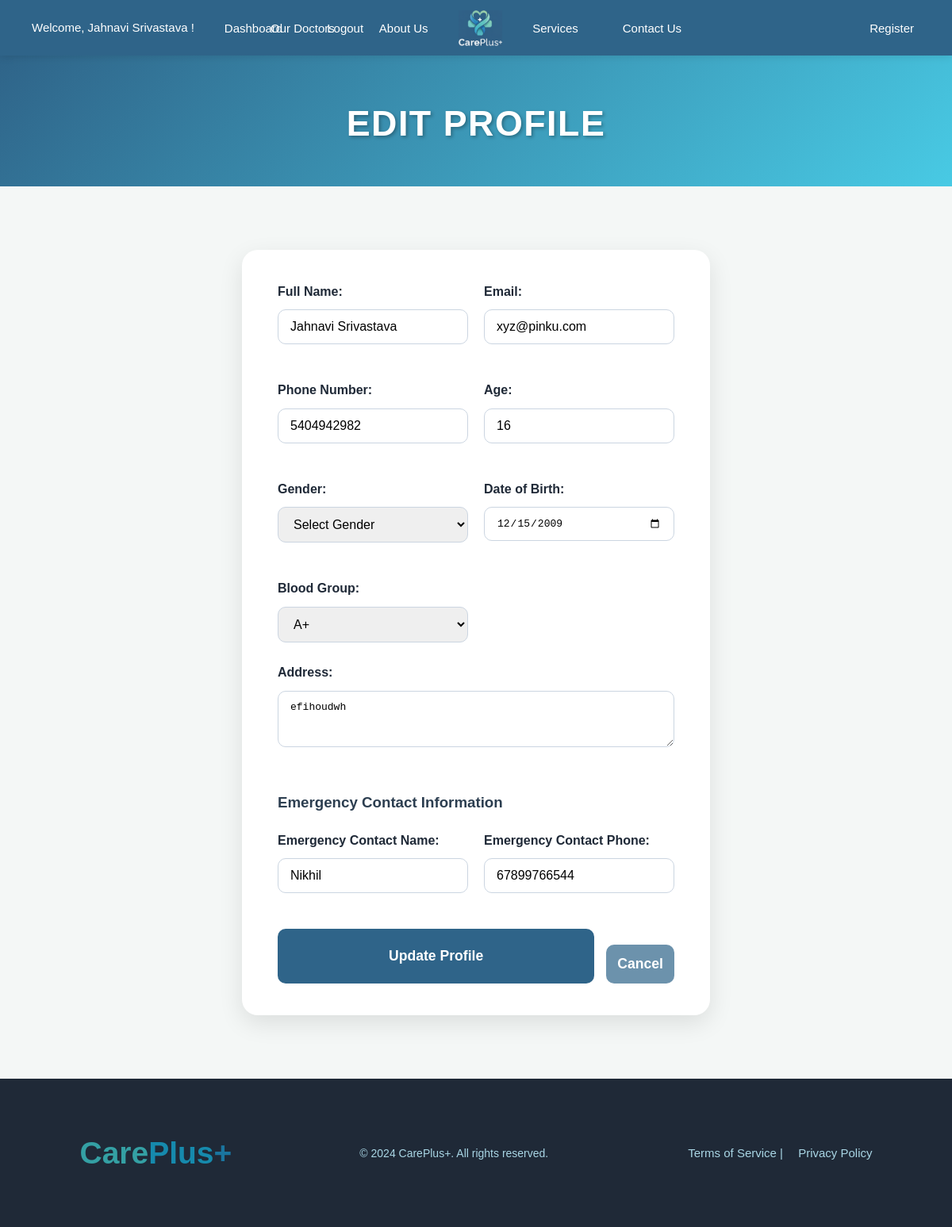
Page /update-profile (signed in) on the committed database.
### app/models.py (models this page shows)
class Patient(UserMixin, db.Model):
    id = db.Column(db.Integer, primary_key=True)
    name = db.Column(db.String(150), nullable=False)
    email = db.Column(db.String(150), unique=True)
    phone = db.Column(db.String(20), nullable=False)
    age = db.Column(db.Integer)
    gender = db.Column(db.String(10))
    dob = db.Column(db.Date)
    address = db.Column(db.Text)
    blood_group = db.Column(db.String(5))
    emergency_contact_name = db.Column(db.String(150))
    emergency_contact_phone = db.Column(db.String(20))
    added_on = db.Column(db.DateTime, default=datetime.utcnow)
    password = db.Column(db.String(150), nullable=False)
    history = db.relationship('PatientHistory', backref='patient', cascade='all, delete-orphan', passive_deletes=True)
    appointments = db.relationship('Appointment', backref='patient', cascade='all, delete-orphan', passive_deletes=True)

### app/routes.py (the view, shortened to what this page needs)
    @app.route('/update-profile', methods=['GET', 'POST'])
    def update_profile():
        if 'patient_id' not in session:
            return redirect(url_for('patient_login'))
        patient = Patient.query.get(session['patient_id'])
        return render_template('patient_edit_profile.html', patient=patient)

### templates/patient_edit_profile.html (shortened to what this page needs)
{% extends 'base.html' %}
{% block content %}
<div class="topic">
  <h1>Edit Profile</h1>
</div>
<div class="form">
  <form action="{{ url_for('update_profile') }}" method="post">
    <div class="form-grid">
      <div class="form-group">
        <label for="name">Full Name:</label>
        <input type="text" id="name" name="name" value="{{ patient.name }}" required>
      </div>
      <div class="form-group">
        <label for="email">Email:</label>
        <input type="email" id="email" name="email" value="{{ patient.email }}" required>
      </div>
      <div class="form-group">
        <label for="phone">Phone Number:</label>
        <input type="tel" id="phone" name="phone" value="{{ patient.phone }}" required>
      </div>
      <div class="form-group">
        <label for="age">Age:</label>
        <input type="number" id="age" name="age" value="{{ patient.age }}" min="0" max="150">
      </div>
      <div class="form-group">
        <label for="gender">Gender:</label>
        <select id="gender" name="gender">
          <option value="">Select Gender</option>
        </select>
      </div>
      <div class="form-group">
        <label for="dob">Date of Birth:</label>
        <input type="date" id="dob" name="dob" value="{{ patient.dob.strftime('%Y-%m-%d') if patient.dob else '' }}">
      </div>
      <div class="form-group">
        <label for="blood_group">Blood Group:</label>
        <select id="blood_group" name="blood_group">
          <option value="A+" {% if patient.blood_group == 'A+' %}selected{% endif %}>A+</option>
        </select>
      </div>
    </div>
    <div class="form-group full-width">
      <label for="address">Address:</label>
      <textarea id="address" name="address" rows="3" placeholder="Enter your full address">{{ patient.address or '' }}</textarea>
    </div>
    <h3 style="margin-top: 30px; margin-bottom: 20px; color: #2c3e50;">Emergency Contact Information</h3>
    <div class="form-grid">
      <div class="form-group">
        <label for="emergency_contact_name">Emergency Contact Name:</label>
        <input type="text" id="emergency_contact_name" name="emergency_contact_name" value="{{ patient.emergency_contact_name or '' }}" placeholder="Full name of emergency contact">
      </div>
      <div class="form-group">
        <label for="emergency_contact_phone">Emergency Contact Phone:</label>
        <input type="tel" id="emergency_contact_phone" name="emergency_contact_phone" value="{{ patient.emergency_contact_phone or '' }}" placeholder="Phone number of emergency contact">
      </div>
    </div>
    <div class="form-actions">
      <button type="submit" class="btn-primary">Update Profile</button>
      <a href="{{ url_for('patient_myAcc') }}">
        <button type="button" class="btn-secondary">Cancel</button>
      </a>
    </div>
  </form>
</div>
{% endblock %}

### templates/base.html (shortened to what this page needs)
<!DOCTYPE html>
<html>
  <head>
    <link rel="stylesheet" href="{{ url_for('static', filename='css/style.css') }}">
  </head>
  <body>
    <nav class="navbar">
      <div class="left">
        {% if 'admin_id' in session %}
          <span class="nav-text">Welcome, {{ session['admin_username'] }}!</span>
          <a href="{{ url_for('admin_dashboard') }}">
            <button class="nav-button">Dashboard</button>
          </a>
          <a href="{{ url_for('logout') }}">
            <button class="nav-button">Logout</button>
          </a>
        {% elif 'patient_id' in session %}
          <span class="nav-text">Welcome, {{ session['patient_name'] }}!</span>
          <a href="{{ url_for('patient_dashboard') }}">
            <button class="nav-button">Dashboard</button>
          </a>
          <a href="{{ url_for('logout') }}">
            <button class="nav-button">Logout</button>
          </a>
        {% endif %}
      </div>
      <div class="center">
        <a href="{{ url_for('our_doctors') }}">
          <button class="nav-button">Our Doctors</button>
        </a>
        <a href="{{ url_for('about') }}">
          <button class="nav-button">About Us</button>
        </a>
        <a href="{{ url_for('home') }}">
          <img src="{{ url_for('static', filename='images/logo.png') }}" class="image">
        </a>
        <a href="{{ url_for('services') }}">
          <button class="nav-button">Services</button>
        </a>
        <a href="{{ url_for('enquiry') }}">
          <button class="nav-button">Contact Us</button>
        </a>
      </div>
      <div class="right">
        <a href="{{ url_for('register') }}">
          <button class="nav-button">Register</button>
        </a>
      </div>
    </nav>
    {% block content %}
    {% endblock %}
    <footer class="footer">
      <div class="footer-logo">
        <h2>
          <span style="color: #34A0A4;">Care</span><span style="color: #168AAD;">Plus</span><span style="color: #1A759F;">+</span>
        </h2>
      </div>
      <div class="footer-content">
        <p>&copy; 2024 CarePlus+. All rights reserved.</p>
      </div>
      <div class="footer-terms">
        <a href="/terms">Terms of Service</a> | <a href="/privacy">Privacy Policy</a>
      </div>
    </footer>
  </body>
</html>

### static/css/style.css (style rules this page uses)
body { font-family: 'Montserrat', sans-serif; margin: 0; padding: 0; background-color: #f4f7f6; color: #343a40; line-height: 1.6; }
.navbar { background-color: #2f6489; display: flex; align-items: center; justify-content: space-between; padding: 0 30px; height: 70px; box-shadow: 0 2px 10px rgba(0, 0, 0, 0.1); position: relative; z-index: 10; }
.left, .center, .right { display: flex; align-items: center; gap: 20px; }
.center { position: absolute; left: 50%; transform: translateX(-50%); }
.nav-button { background-color: transparent; color: white; border: none; padding: 10px 18px; font-size: 15px; font-weight: 500; cursor: pointer; transition: all 0.3s ease; border-radius: 6px; }
.center img.image { height: 45px; }
.image { height: 55px; vertical-align: middle; }
.nav-text { color: white; font-size: 15px; padding-left: 10px; }
.footer { background-color: #1f2937; color: #a9d6e5; display: flex; justify-content: space-around; align-items: center; padding: 30px 20px; width: 100%; box-sizing: border-box; min-height: 150px; }
.footer-logo { font-size: 26px; font-weight: bold; color: #48cae4; }
.footer-content { text-align: center; font-size: 14px; }
.footer-terms { font-size: 15px; text-align: right; }
.footer-terms a { color: #a9d6e5; text-decoration: none; margin-left: 15px; transition: color 0.3s; }
.topic { background: linear-gradient(135deg, #2f6489 0%, #48cae4 100%); padding: 50px 0 35px 0; text-align: center; color: #ffffff; position: relative; overflow: hidden; }
.topic h1 { font-size: 2.8em; color: #ffffff; margin: 0 0 8px 0; font-weight: 900; letter-spacing: 1.5px; text-transform: uppercase; text-shadow: 2px 2px 4px rgba(0, 0, 0, 0.3); }
.form, .login { max-width: 500px; margin: 80px auto; padding: 40px 45px; background-color: #ffffff; border-radius: 20px; box-shadow: 0 10px 30px rgba(0, 0, 0, 0.1); }
.form label, .login label { display: block; margin-bottom: 10px; color: #1F2937; font-weight: 600; font-size: 1em; }
.form input, .form textarea, .form select, .login input, .login textarea, .login select { width: 100%; padding: 12px 15px; margin-bottom: 25px; border: 1px solid #cbd5e1; border-radius: 10px; font-size: 1em; transition: border-color 0.3s ease, box-shadow 0.3s ease; box-sizing: border-box; }
.form button:not(.btn-cancel), .login button:not(.btn-cancel) { width: 100%; padding: 14px; border: none; border-radius: 10px; background: #2f6489; color: white; font-size: 1.1em; font-weight: 700; cursor: pointer; transition: background 0.3s ease, transform 0.2s ease; }
.btn-primary { width: 100%; padding: 16px; background-color: #2f6489; color: #ffffff; border: none; border-radius: 12px; font-size: 1.1em; font-weight: 700; cursor: pointer; transition: background-color 0.3s, transform 0.2s, box-shadow 0.2s; margin-top: 20px; }
.btn-secondary { width: 100%; padding: 16px; background-color: #6c757d; color: #ffffff; border: none; border-radius: 12px; font-size: 1.1em; font-weight: 700; cursor: not-allowed; margin-top: 20px; opacity: 0.7; }
.form-grid { display: grid; grid-template-columns: 1fr 1fr; gap: 20px; }
.form-group { display: flex; flex-direction: column; }
.form-group.full-width { grid-column: 1 / -1; }
.form-actions { display: flex; justify-content: flex-end; gap: 15px; margin-top: 20px; }
.form-actions .btn-primary, .form-actions a.Submit { width: auto; padding: 12px 25px; border-radius: 8px; margin: 0; }
.btn-primary { padding: 12px 20px; background-color: #2f6489; color: white; border: none; border-radius: 10px; font-size: 1em; font-weight: 600; cursor: pointer; text-decoration: none; display: inline-block; transition: background 0.3s ease; }
.btn-primary, .btn-secondary { padding: 10px 18px; border-radius: 8px; border: none; cursor: pointer; font-size: 15px; font-weight: 600; transition: 0.3s ease; }
.btn-primary { background: #007bff; color: white; }
.btn-secondary { background: #6c757d; color: white; }

### rows in the picture
Patient: patient_name "Jahnavi Srivastava", name "Jahnavi Srivastava", email "xyz@pinku.com", phone "5404942982", age "16", dob "12/15/2009", blood_group "A+", address "efihoudwh", emergency_contact_name "Nikhil", emergency_contact_phone "67899766544"
